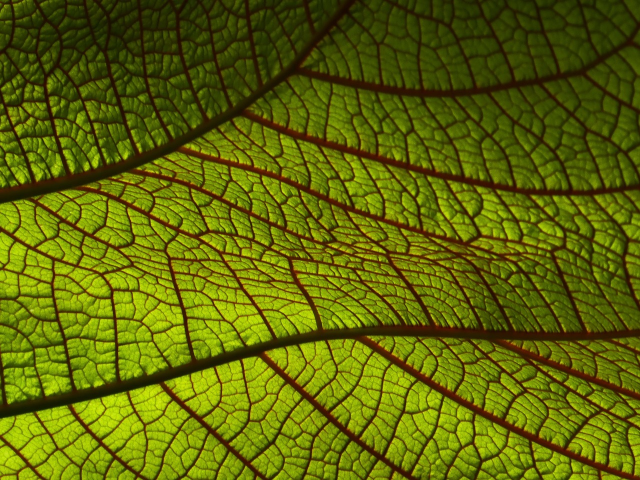
#> input picture leaves.jpg, 1280 x 960 px (shown at 1/2 size)
$ python main.py
#> lines starting #> are read from the running program, lines starting #| are printed output that depends on the picture; after the words box and inside, x2 and y2 are one past the last pixel; in counts of white or black regions, pixels touching at a corner belong together
import cv2
import numpy as np
from pycparser.ply.yacc import resultlimit

leaves = cv2.imread('leaves.jpg',cv2.IMREAD_UNCHANGED)
#> leaves is the input picture: shape (960, 1280, 3); mean B, G, R 5.4, 102.5, 93.8
logo = cv2.imread('logo.png',cv2.IMREAD_UNCHANGED)
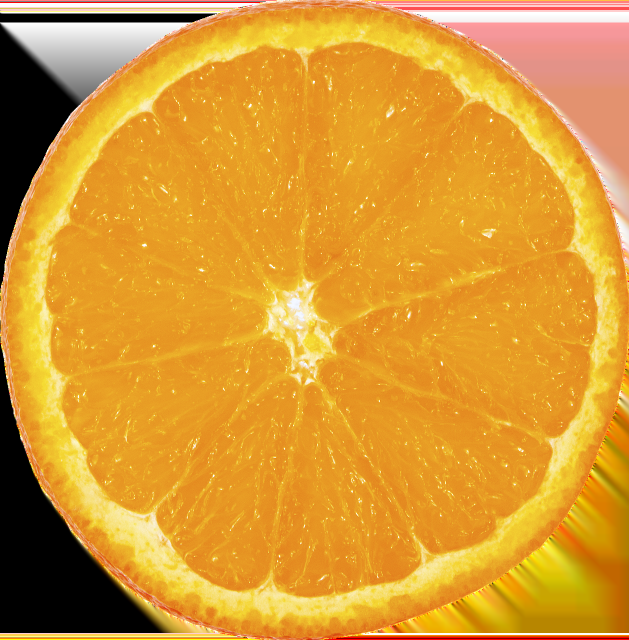
#> input picture logo.png, 1258 x 1280 px (shown at 1/2 size)
#> logo is the input picture: shape (1280, 1258, 4); mean B, G, R, A 50.4, 153.6, 216.1, 201.3
print(leaves.shape)
#| (960, 1280, 3)
print(logo.shape)
#| (1280, 1258, 4)

sm_logo = cv2.resize(logo,None,fx=0.3,fy=0.3,interpolation=cv2.INTER_AREA)
print(sm_logo.shape)
#| (384, 377, 4)

logo_bgr = sm_logo[:,:,0:3]
logo_alpha = sm_logo[:,:,3]
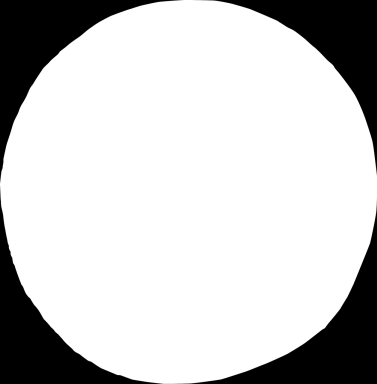
#> logo_alpha: shape (384, 377); min 0, max 255, mean 201.5

cv2.imshow('bgr',logo_bgr)
cv2.waitKey(0)
cv2.imshow('alpha',logo_alpha)
cv2.waitKey(0)

w = leaves.shape[1]
#> w = 1280
h = leaves.shape[0]
#> h = 960

logoh= sm_logo.shape[0]
#> logoh = 384
logow = sm_logo.shape[1]
#> logow = 377

cx = int(w/2)
#> cx = 640
cy = int(h/2)
#> cy = 480
print(cx,cy)
#| 640 480

tlx = int(cx-logow/2)
#> tlx = 451
tly = int(cy-logoh/2)
#> tly = 288
print(tlx,tly)
#| 451 288

brx = int(cx+logow/2)
#> brx = 828
bry = int(cy+logoh/2)
#> bry = 672
print(brx,bry)
#| 828 672

# crop the leaves image as per logo size
roi = leaves[tly:bry,tlx:brx]
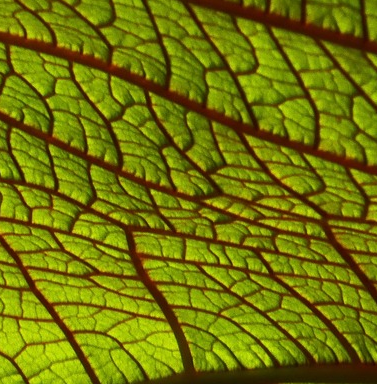
#> roi: shape (384, 377, 3); mean B, G, R 7.1, 117, 112.6
print(roi.shape)
#| (384, 377, 3)

cv2.imshow('cropped leaves', roi)
cv2.waitKey(0)

# as leaves img has 3 channel we will need to make our mask 3 channel

inv_sm_logo = cv2.bitwise_not(logo_alpha)

cv2.imshow('invert alpha',inv_sm_logo)
cv2.waitKey(0)

masked_roi = cv2.bitwise_and(roi,roi,mask=inv_sm_logo)
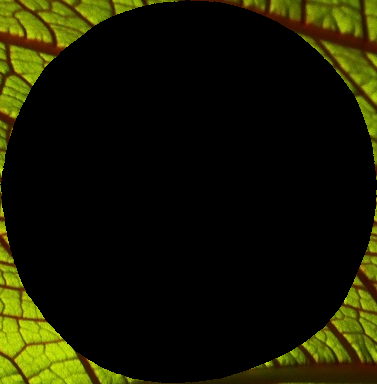
#> masked_roi: shape (384, 377, 3); mean B, G, R 1.3, 24.1, 23.3

cv2.imshow('masked roi',masked_roi)
cv2.waitKey(0)

masked_logo = cv2.bitwise_and(logo_bgr,logo_bgr,mask=logo_alpha)
cv2.imshow('masked logo',masked_logo)
cv2.waitKey(0)

result = cv2.bitwise_or(masked_roi,masked_logo)
cv2.imshow('reslut',result)
cv2.waitKey(0)


leavescopy = leaves.copy()

# now the final result
leavescopy[tly:bry,tlx:brx] = result
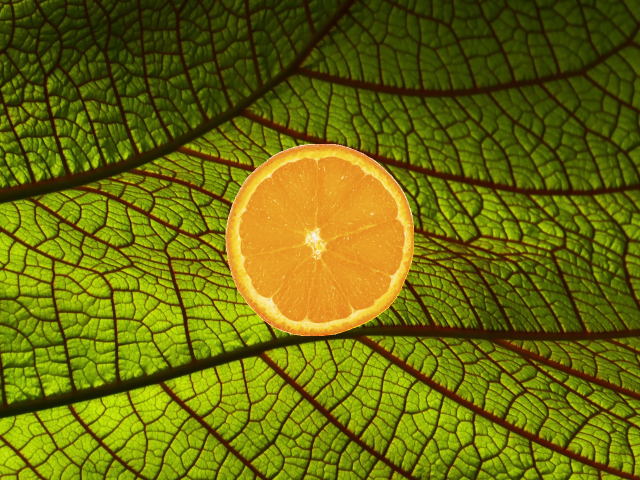
#> leavescopy: shape (960, 1280, 3) (shown at 1/2 size); 9.4% of pixels changed, all inside (x1, y1, x2, y2) = (451, 288, 828, 672)
cv2.imshow('final reslut',leavescopy)
cv2.imwrite('final.jpg',leavescopy)
cv2.waitKey(0)
cv2.destroyAllWindows()

# now we will adjust the watermark opacity we just applied

roicopy = roi.copy()
leavescopy1 = leaves.copy()

logo_mask = cv2.merge([logo_alpha,logo_alpha,logo_alpha])
logo_clean = cv2.bitwise_and(logo_bgr,logo_mask)
# we can use masked alpha also, logo clean and masked alpha re same
watermarked = cv2.addWeighted(roicopy,1,logo_clean,0.9,0)
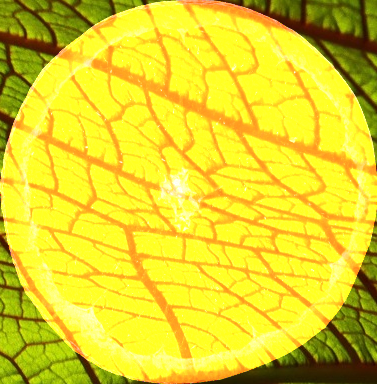
#> watermarked: shape (384, 377, 3); mean B, G, R 39.6, 209.9, 224.2

leavescopy1[tly:bry,tlx:brx] = watermarked
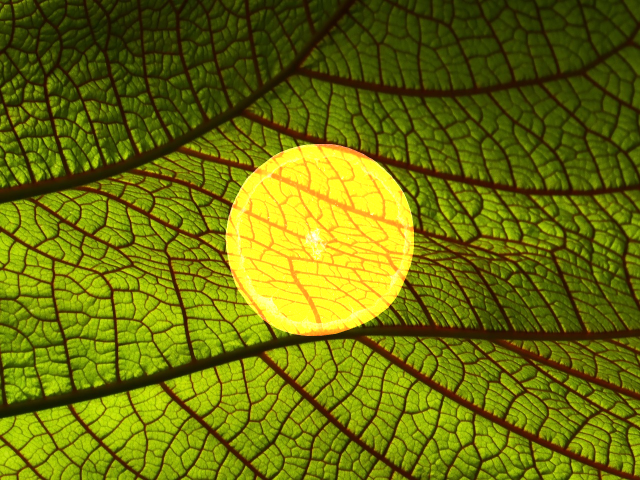
#> leavescopy1: shape (960, 1280, 3) (shown at 1/2 size); 9.39% of pixels changed, all inside (x1, y1, x2, y2) = (451, 288, 828, 672)

cv2.imshow('watermarked image',leavescopy1)
cv2.imwrite('watermarked.jpg',leavescopy1)
cv2.waitKey(0)
cv2.destroyAllWindows()
